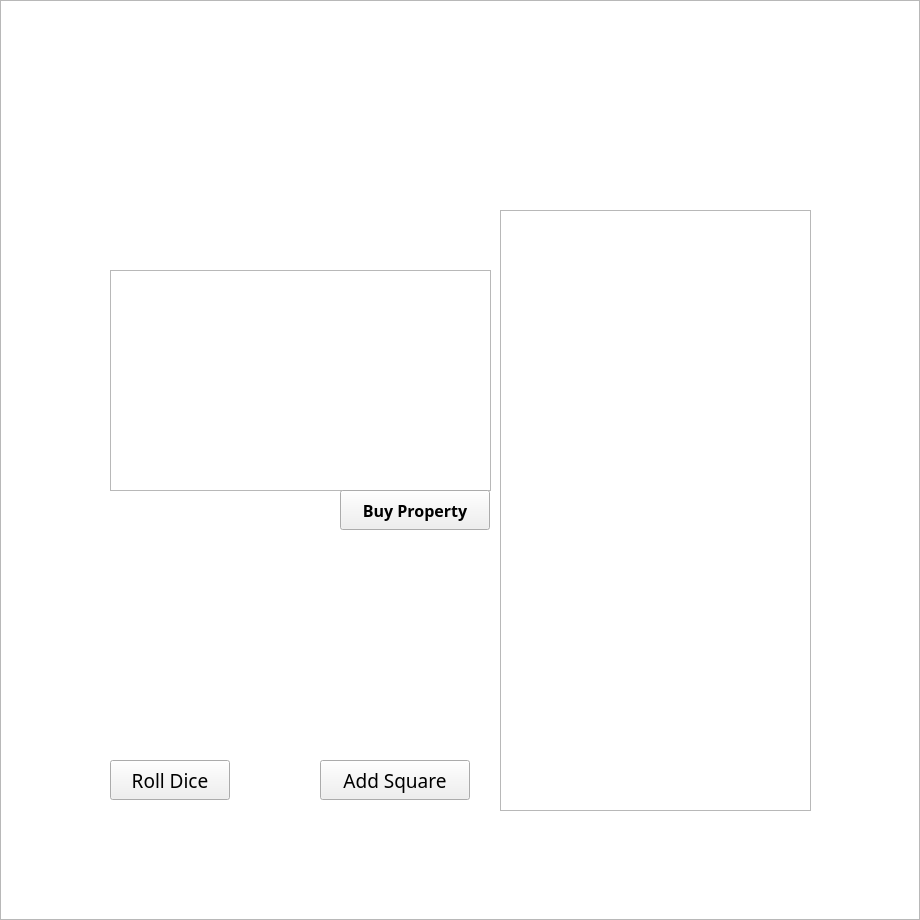
<?xml version="1.0" encoding="UTF-8"?>
<ui version="4.0">
 <class>MainWindow</class>
 <widget class="QMainWindow" name="MainWindow">
  <property name="enabled">
   <bool>true</bool>
  </property>
  <property name="geometry">
   <rect>
    <x>0</x>
    <y>0</y>
    <width>920</width>
    <height>920</height>
   </rect>
  </property>
  <property name="minimumSize">
   <size>
    <width>920</width>
    <height>920</height>
   </size>
  </property>
  <property name="maximumSize">
   <size>
    <width>920</width>
    <height>920</height>
   </size>
  </property>
  <property name="windowTitle">
   <string>MainWindow</string>
  </property>
  <property name="autoFillBackground">
   <bool>false</bool>
  </property>
  <widget class="QWidget" name="centralWidget">
   <widget class="QPushButton" name="AddSquareButton">
    <property name="geometry">
     <rect>
      <x>320</x>
      <y>760</y>
      <width>150</width>
      <height>40</height>
     </rect>
    </property>
    <property name="font">
     <font>
      <family>Rockwell Extra Bold</family>
      <pointsize>14</pointsize>
      <bold>false</bold>
     </font>
    </property>
    <property name="cursor">
     <cursorShape>OpenHandCursor</cursorShape>
    </property>
    <property name="text">
     <string>Add Square</string>
    </property>
   </widget>
   <widget class="QLabel" name="SquareLimitLabel">
    <property name="geometry">
     <rect>
      <x>370</x>
      <y>370</y>
      <width>171</width>
      <height>51</height>
     </rect>
    </property>
    <property name="font">
     <font>
      <family>Segoe UI Semilight</family>
      <pointsize>15</pointsize>
     </font>
    </property>
    <property name="text">
     <string/>
    </property>
   </widget>
   <widget class="QLabel" name="centerBackground">
    <property name="geometry">
     <rect>
      <x>100</x>
      <y>100</y>
      <width>720</width>
      <height>720</height>
     </rect>
    </property>
    <property name="text">
     <string/>
    </property>
    <property name="pixmap">
     <pixmap resource="resources.qrc">:/new/Images/resources/centerBackground.jpg</pixmap>
    </property>
    <property name="scaledContents">
     <bool>true</bool>
    </property>
   </widget>
   <widget class="QLabel" name="square_1">
    <property name="geometry">
     <rect>
      <x>820</x>
      <y>820</y>
      <width>100</width>
      <height>100</height>
     </rect>
    </property>
    <property name="text">
     <string/>
    </property>
    <property name="pixmap">
     <pixmap resource="resources.qrc">:/new/Images/resources/1.png</pixmap>
    </property>
    <property name="scaledContents">
     <bool>true</bool>
    </property>
   </widget>
   <widget class="QLabel" name="square_2">
    <property name="geometry">
     <rect>
      <x>740</x>
      <y>820</y>
      <width>80</width>
      <height>100</height>
     </rect>
    </property>
    <property name="text">
     <string/>
    </property>
    <property name="pixmap">
     <pixmap resource="resources.qrc">:/new/Images/resources/2.png</pixmap>
    </property>
    <property name="scaledContents">
     <bool>true</bool>
    </property>
   </widget>
   <widget class="QLabel" name="square_3">
    <property name="geometry">
     <rect>
      <x>660</x>
      <y>820</y>
      <width>80</width>
      <height>100</height>
     </rect>
    </property>
    <property name="text">
     <string/>
    </property>
    <property name="pixmap">
     <pixmap resource="resources.qrc">:/new/Images/resources/3.png</pixmap>
    </property>
    <property name="scaledContents">
     <bool>true</bool>
    </property>
   </widget>
   <widget class="QLabel" name="square_4">
    <property name="geometry">
     <rect>
      <x>580</x>
      <y>820</y>
      <width>80</width>
      <height>100</height>
     </rect>
    </property>
    <property name="text">
     <string/>
    </property>
    <property name="pixmap">
     <pixmap resource="resources.qrc">:/new/Images/resources/4.png</pixmap>
    </property>
    <property name="scaledContents">
     <bool>true</bool>
    </property>
   </widget>
   <widget class="QLabel" name="square_5">
    <property name="geometry">
     <rect>
      <x>500</x>
      <y>820</y>
      <width>80</width>
      <height>100</height>
     </rect>
    </property>
    <property name="text">
     <string/>
    </property>
    <property name="pixmap">
     <pixmap resource="resources.qrc">:/new/Images/resources/5.png</pixmap>
    </property>
    <property name="scaledContents">
     <bool>true</bool>
    </property>
   </widget>
   <widget class="QLabel" name="square_6">
    <property name="geometry">
     <rect>
      <x>420</x>
      <y>820</y>
      <width>80</width>
      <height>100</height>
     </rect>
    </property>
    <property name="text">
     <string/>
    </property>
    <property name="pixmap">
     <pixmap resource="resources.qrc">:/new/Images/resources/6.png</pixmap>
    </property>
    <property name="scaledContents">
     <bool>true</bool>
    </property>
   </widget>
   <widget class="QLabel" name="square_7">
    <property name="geometry">
     <rect>
      <x>340</x>
      <y>820</y>
      <width>80</width>
      <height>100</height>
     </rect>
    </property>
    <property name="text">
     <string/>
    </property>
    <property name="pixmap">
     <pixmap resource="resources.qrc">:/new/Images/resources/7.png</pixmap>
    </property>
    <property name="scaledContents">
     <bool>true</bool>
    </property>
   </widget>
   <widget class="QLabel" name="square_8">
    <property name="geometry">
     <rect>
      <x>260</x>
      <y>820</y>
      <width>80</width>
      <height>100</height>
     </rect>
    </property>
    <property name="text">
     <string/>
    </property>
    <property name="pixmap">
     <pixmap resource="resources.qrc">:/new/Images/resources/8.png</pixmap>
    </property>
    <property name="scaledContents">
     <bool>true</bool>
    </property>
   </widget>
   <widget class="QLabel" name="square_9">
    <property name="geometry">
     <rect>
      <x>180</x>
      <y>820</y>
      <width>80</width>
      <height>100</height>
     </rect>
    </property>
    <property name="text">
     <string/>
    </property>
    <property name="pixmap">
     <pixmap resource="resources.qrc">:/new/Images/resources/9.png</pixmap>
    </property>
    <property name="scaledContents">
     <bool>true</bool>
    </property>
   </widget>
   <widget class="QLabel" name="square_10">
    <property name="geometry">
     <rect>
      <x>100</x>
      <y>820</y>
      <width>80</width>
      <height>100</height>
     </rect>
    </property>
    <property name="text">
     <string/>
    </property>
    <property name="pixmap">
     <pixmap resource="resources.qrc">:/new/Images/resources/10.png</pixmap>
    </property>
    <property name="scaledContents">
     <bool>true</bool>
    </property>
   </widget>
   <widget class="QLabel" name="square_11">
    <property name="geometry">
     <rect>
      <x>0</x>
      <y>820</y>
      <width>100</width>
      <height>100</height>
     </rect>
    </property>
    <property name="text">
     <string/>
    </property>
    <property name="pixmap">
     <pixmap resource="resources.qrc">:/new/Images/resources/11.png</pixmap>
    </property>
    <property name="scaledContents">
     <bool>true</bool>
    </property>
   </widget>
   <widget class="QLabel" name="square_12">
    <property name="geometry">
     <rect>
      <x>0</x>
      <y>740</y>
      <width>100</width>
      <height>80</height>
     </rect>
    </property>
    <property name="text">
     <string/>
    </property>
    <property name="pixmap">
     <pixmap resource="resources.qrc">:/new/Images/resources/12.jpg</pixmap>
    </property>
    <property name="scaledContents">
     <bool>true</bool>
    </property>
   </widget>
   <widget class="QLabel" name="square_13">
    <property name="geometry">
     <rect>
      <x>0</x>
      <y>660</y>
      <width>100</width>
      <height>80</height>
     </rect>
    </property>
    <property name="text">
     <string/>
    </property>
    <property name="pixmap">
     <pixmap resource="resources.qrc">:/new/Images/resources/13.jpg</pixmap>
    </property>
    <property name="scaledContents">
     <bool>true</bool>
    </property>
   </widget>
   <widget class="QLabel" name="square_14">
    <property name="geometry">
     <rect>
      <x>0</x>
      <y>580</y>
      <width>100</width>
      <height>80</height>
     </rect>
    </property>
    <property name="text">
     <string/>
    </property>
    <property name="pixmap">
     <pixmap resource="resources.qrc">:/new/Images/resources/14.jpg</pixmap>
    </property>
    <property name="scaledContents">
     <bool>true</bool>
    </property>
   </widget>
   <widget class="QLabel" name="square_15">
    <property name="geometry">
     <rect>
      <x>0</x>
      <y>500</y>
      <width>100</width>
      <height>80</height>
     </rect>
    </property>
    <property name="text">
     <string/>
    </property>
    <property name="pixmap">
     <pixmap resource="resources.qrc">:/new/Images/resources/15.jpg</pixmap>
    </property>
    <property name="scaledContents">
     <bool>true</bool>
    </property>
   </widget>
   <widget class="QLabel" name="square_16">
    <property name="geometry">
     <rect>
      <x>0</x>
      <y>420</y>
      <width>100</width>
      <height>80</height>
     </rect>
    </property>
    <property name="text">
     <string/>
    </property>
    <property name="pixmap">
     <pixmap resource="resources.qrc">:/new/Images/resources/16.jpg</pixmap>
    </property>
    <property name="scaledContents">
     <bool>true</bool>
    </property>
   </widget>
   <widget class="QLabel" name="square_17">
    <property name="geometry">
     <rect>
      <x>0</x>
      <y>340</y>
      <width>100</width>
      <height>80</height>
     </rect>
    </property>
    <property name="text">
     <string/>
    </property>
    <property name="pixmap">
     <pixmap resource="resources.qrc">:/new/Images/resources/17.jpg</pixmap>
    </property>
    <property name="scaledContents">
     <bool>true</bool>
    </property>
   </widget>
   <widget class="QLabel" name="square_18">
    <property name="geometry">
     <rect>
      <x>0</x>
      <y>260</y>
      <width>100</width>
      <height>80</height>
     </rect>
    </property>
    <property name="text">
     <string/>
    </property>
    <property name="pixmap">
     <pixmap resource="resources.qrc">:/new/Images/resources/18.jpg</pixmap>
    </property>
    <property name="scaledContents">
     <bool>true</bool>
    </property>
   </widget>
   <widget class="QLabel" name="square_19">
    <property name="geometry">
     <rect>
      <x>0</x>
      <y>180</y>
      <width>100</width>
      <height>80</height>
     </rect>
    </property>
    <property name="text">
     <string/>
    </property>
    <property name="pixmap">
     <pixmap resource="resources.qrc">:/new/Images/resources/19.jpg</pixmap>
    </property>
    <property name="scaledContents">
     <bool>true</bool>
    </property>
   </widget>
   <widget class="QLabel" name="square_20">
    <property name="geometry">
     <rect>
      <x>0</x>
      <y>100</y>
      <width>100</width>
      <height>80</height>
     </rect>
    </property>
    <property name="text">
     <string/>
    </property>
    <property name="pixmap">
     <pixmap resource="resources.qrc">:/new/Images/resources/20.jpg</pixmap>
    </property>
    <property name="scaledContents">
     <bool>true</bool>
    </property>
   </widget>
   <widget class="QLabel" name="square_21">
    <property name="geometry">
     <rect>
      <x>0</x>
      <y>0</y>
      <width>100</width>
      <height>100</height>
     </rect>
    </property>
    <property name="text">
     <string/>
    </property>
    <property name="pixmap">
     <pixmap resource="resources.qrc">:/new/Images/resources/21.jpg</pixmap>
    </property>
    <property name="scaledContents">
     <bool>true</bool>
    </property>
   </widget>
   <widget class="QPushButton" name="diceButton">
    <property name="geometry">
     <rect>
      <x>110</x>
      <y>760</y>
      <width>120</width>
      <height>40</height>
     </rect>
    </property>
    <property name="font">
     <font>
      <family>Rockwell Extra Bold</family>
      <pointsize>14</pointsize>
      <bold>false</bold>
     </font>
    </property>
    <property name="cursor">
     <cursorShape>OpenHandCursor</cursorShape>
    </property>
    <property name="text">
     <string>Roll Dice</string>
    </property>
   </widget>
   <widget class="QLabel" name="diceLabel">
    <property name="geometry">
     <rect>
      <x>110</x>
      <y>640</y>
      <width>120</width>
      <height>120</height>
     </rect>
    </property>
    <property name="text">
     <string/>
    </property>
    <property name="pixmap">
     <pixmap resource="resources.qrc">:/new/Images/resources/dice6.png</pixmap>
    </property>
    <property name="scaledContents">
     <bool>true</bool>
    </property>
   </widget>
   <widget class="QLabel" name="player_1">
    <property name="geometry">
     <rect>
      <x>880</x>
      <y>830</y>
      <width>25</width>
      <height>25</height>
     </rect>
    </property>
    <property name="text">
     <string/>
    </property>
    <property name="pixmap">
     <pixmap resource="resources.qrc">:/new/Images/resources/blue_player.png</pixmap>
    </property>
    <property name="scaledContents">
     <bool>true</bool>
    </property>
   </widget>
   <widget class="QLabel" name="player_2">
    <property name="geometry">
     <rect>
      <x>880</x>
      <y>860</y>
      <width>25</width>
      <height>25</height>
     </rect>
    </property>
    <property name="text">
     <string/>
    </property>
    <property name="pixmap">
     <pixmap resource="resources.qrc">:/new/Images/resources/yellow_player.png</pixmap>
    </property>
    <property name="scaledContents">
     <bool>true</bool>
    </property>
   </widget>
   <widget class="QLabel" name="player_3">
    <property name="geometry">
     <rect>
      <x>850</x>
      <y>860</y>
      <width>25</width>
      <height>25</height>
     </rect>
    </property>
    <property name="text">
     <string/>
    </property>
    <property name="pixmap">
     <pixmap resource="resources.qrc">:/new/Images/resources/red_player.png</pixmap>
    </property>
    <property name="scaledContents">
     <bool>true</bool>
    </property>
   </widget>
   <widget class="QLabel" name="player_4">
    <property name="enabled">
     <bool>true</bool>
    </property>
    <property name="geometry">
     <rect>
      <x>850</x>
      <y>830</y>
      <width>25</width>
      <height>25</height>
     </rect>
    </property>
    <property name="text">
     <string/>
    </property>
    <property name="pixmap">
     <pixmap resource="resources.qrc">:/new/Images/resources/green_player.png</pixmap>
    </property>
    <property name="scaledContents">
     <bool>true</bool>
    </property>
   </widget>
   <widget class="QLabel" name="testLabel">
    <property name="geometry">
     <rect>
      <x>380</x>
      <y>410</y>
      <width>191</width>
      <height>31</height>
     </rect>
    </property>
    <property name="font">
     <font>
      <pointsize>12</pointsize>
     </font>
    </property>
    <property name="text">
     <string/>
    </property>
   </widget>
   <widget class="QLabel" name="square_22">
    <property name="geometry">
     <rect>
      <x>100</x>
      <y>0</y>
      <width>80</width>
      <height>100</height>
     </rect>
    </property>
    <property name="text">
     <string/>
    </property>
    <property name="pixmap">
     <pixmap resource="resources.qrc">:/new/Images/resources/22.jpg</pixmap>
    </property>
    <property name="scaledContents">
     <bool>true</bool>
    </property>
   </widget>
   <widget class="QLabel" name="square_23">
    <property name="geometry">
     <rect>
      <x>180</x>
      <y>0</y>
      <width>80</width>
      <height>100</height>
     </rect>
    </property>
    <property name="text">
     <string/>
    </property>
    <property name="pixmap">
     <pixmap resource="resources.qrc">:/new/Images/resources/23.jpg</pixmap>
    </property>
    <property name="scaledContents">
     <bool>true</bool>
    </property>
   </widget>
   <widget class="QLabel" name="square_24">
    <property name="geometry">
     <rect>
      <x>260</x>
      <y>0</y>
      <width>80</width>
      <height>100</height>
     </rect>
    </property>
    <property name="text">
     <string/>
    </property>
    <property name="pixmap">
     <pixmap resource="resources.qrc">:/new/Images/resources/24.jpg</pixmap>
    </property>
    <property name="scaledContents">
     <bool>true</bool>
    </property>
   </widget>
   <widget class="QLabel" name="square_25">
    <property name="geometry">
     <rect>
      <x>340</x>
      <y>0</y>
      <width>80</width>
      <height>100</height>
     </rect>
    </property>
    <property name="text">
     <string/>
    </property>
    <property name="pixmap">
     <pixmap resource="resources.qrc">:/new/Images/resources/25.jpg</pixmap>
    </property>
    <property name="scaledContents">
     <bool>true</bool>
    </property>
   </widget>
   <widget class="QLabel" name="square_26">
    <property name="geometry">
     <rect>
      <x>420</x>
      <y>0</y>
      <width>80</width>
      <height>100</height>
     </rect>
    </property>
    <property name="text">
     <string/>
    </property>
    <property name="pixmap">
     <pixmap resource="resources.qrc">:/new/Images/resources/26.jpg</pixmap>
    </property>
    <property name="scaledContents">
     <bool>true</bool>
    </property>
   </widget>
   <widget class="QLabel" name="square_27">
    <property name="geometry">
     <rect>
      <x>500</x>
      <y>0</y>
      <width>80</width>
      <height>100</height>
     </rect>
    </property>
    <property name="text">
     <string/>
    </property>
    <property name="pixmap">
     <pixmap resource="resources.qrc">:/new/Images/resources/27.jpg</pixmap>
    </property>
    <property name="scaledContents">
     <bool>true</bool>
    </property>
   </widget>
   <widget class="QLabel" name="square_28">
    <property name="geometry">
     <rect>
      <x>580</x>
      <y>0</y>
      <width>80</width>
      <height>100</height>
     </rect>
    </property>
    <property name="text">
     <string/>
    </property>
    <property name="pixmap">
     <pixmap resource="resources.qrc">:/new/Images/resources/28.jpg</pixmap>
    </property>
    <property name="scaledContents">
     <bool>true</bool>
    </property>
   </widget>
   <widget class="QGraphicsView" name="graphicsView">
    <property name="geometry">
     <rect>
      <x>0</x>
      <y>0</y>
      <width>920</width>
      <height>920</height>
     </rect>
    </property>
    <property name="verticalScrollBarPolicy">
     <enum>Qt::ScrollBarPolicy::ScrollBarAlwaysOff</enum>
    </property>
    <property name="horizontalScrollBarPolicy">
     <enum>Qt::ScrollBarPolicy::ScrollBarAlwaysOff</enum>
    </property>
   </widget>
   <widget class="QLabel" name="square_29">
    <property name="geometry">
     <rect>
      <x>660</x>
      <y>0</y>
      <width>80</width>
      <height>100</height>
     </rect>
    </property>
    <property name="text">
     <string/>
    </property>
    <property name="pixmap">
     <pixmap resource="resources.qrc">:/new/Images/resources/29.jpg</pixmap>
    </property>
    <property name="scaledContents">
     <bool>true</bool>
    </property>
   </widget>
   <widget class="QLabel" name="square_30">
    <property name="geometry">
     <rect>
      <x>740</x>
      <y>0</y>
      <width>80</width>
      <height>100</height>
     </rect>
    </property>
    <property name="text">
     <string/>
    </property>
    <property name="pixmap">
     <pixmap resource="resources.qrc">:/new/Images/resources/30.jpg</pixmap>
    </property>
    <property name="scaledContents">
     <bool>true</bool>
    </property>
   </widget>
   <widget class="QLabel" name="square_31">
    <property name="geometry">
     <rect>
      <x>820</x>
      <y>0</y>
      <width>100</width>
      <height>100</height>
     </rect>
    </property>
    <property name="text">
     <string/>
    </property>
    <property name="pixmap">
     <pixmap resource="resources.qrc">:/new/Images/resources/31.jpg</pixmap>
    </property>
    <property name="scaledContents">
     <bool>true</bool>
    </property>
   </widget>
   <widget class="QLabel" name="square_32">
    <property name="geometry">
     <rect>
      <x>820</x>
      <y>100</y>
      <width>100</width>
      <height>80</height>
     </rect>
    </property>
    <property name="text">
     <string/>
    </property>
    <property name="pixmap">
     <pixmap resource="resources.qrc">:/new/Images/resources/32.jpg</pixmap>
    </property>
    <property name="scaledContents">
     <bool>true</bool>
    </property>
   </widget>
   <widget class="QLabel" name="square_33">
    <property name="geometry">
     <rect>
      <x>820</x>
      <y>180</y>
      <width>100</width>
      <height>80</height>
     </rect>
    </property>
    <property name="text">
     <string/>
    </property>
    <property name="pixmap">
     <pixmap resource="resources.qrc">:/new/Images/resources/33.jpg</pixmap>
    </property>
    <property name="scaledContents">
     <bool>true</bool>
    </property>
   </widget>
   <widget class="QLabel" name="square_34">
    <property name="geometry">
     <rect>
      <x>820</x>
      <y>260</y>
      <width>100</width>
      <height>80</height>
     </rect>
    </property>
    <property name="text">
     <string/>
    </property>
    <property name="pixmap">
     <pixmap resource="resources.qrc">:/new/Images/resources/34.jpg</pixmap>
    </property>
    <property name="scaledContents">
     <bool>true</bool>
    </property>
   </widget>
   <widget class="QLabel" name="square_35">
    <property name="geometry">
     <rect>
      <x>820</x>
      <y>340</y>
      <width>100</width>
      <height>80</height>
     </rect>
    </property>
    <property name="text">
     <string/>
    </property>
    <property name="pixmap">
     <pixmap resource="resources.qrc">:/new/Images/resources/35.jpg</pixmap>
    </property>
    <property name="scaledContents">
     <bool>true</bool>
    </property>
   </widget>
   <widget class="QLabel" name="square_36">
    <property name="geometry">
     <rect>
      <x>820</x>
      <y>420</y>
      <width>100</width>
      <height>80</height>
     </rect>
    </property>
    <property name="text">
     <string/>
    </property>
    <property name="pixmap">
     <pixmap resource="resources.qrc">:/new/Images/resources/36.jpg</pixmap>
    </property>
    <property name="scaledContents">
     <bool>true</bool>
    </property>
   </widget>
   <widget class="QLabel" name="square_37">
    <property name="geometry">
     <rect>
      <x>820</x>
      <y>500</y>
      <width>100</width>
      <height>80</height>
     </rect>
    </property>
    <property name="text">
     <string/>
    </property>
    <property name="pixmap">
     <pixmap resource="resources.qrc">:/new/Images/resources/37.jpg</pixmap>
    </property>
    <property name="scaledContents">
     <bool>true</bool>
    </property>
   </widget>
   <widget class="QLabel" name="square_38">
    <property name="geometry">
     <rect>
      <x>820</x>
      <y>580</y>
      <width>100</width>
      <height>80</height>
     </rect>
    </property>
    <property name="text">
     <string/>
    </property>
    <property name="pixmap">
     <pixmap resource="resources.qrc">:/new/Images/resources/38.jpg</pixmap>
    </property>
    <property name="scaledContents">
     <bool>true</bool>
    </property>
   </widget>
   <widget class="QLabel" name="square_39">
    <property name="geometry">
     <rect>
      <x>820</x>
      <y>660</y>
      <width>100</width>
      <height>80</height>
     </rect>
    </property>
    <property name="text">
     <string/>
    </property>
    <property name="pixmap">
     <pixmap resource="resources.qrc">:/new/Images/resources/39.jpg</pixmap>
    </property>
    <property name="scaledContents">
     <bool>true</bool>
    </property>
   </widget>
   <widget class="QLabel" name="square_40">
    <property name="geometry">
     <rect>
      <x>820</x>
      <y>740</y>
      <width>100</width>
      <height>80</height>
     </rect>
    </property>
    <property name="text">
     <string/>
    </property>
    <property name="pixmap">
     <pixmap resource="resources.qrc">:/new/Images/resources/40.jpg</pixmap>
    </property>
    <property name="scaledContents">
     <bool>true</bool>
    </property>
   </widget>
   <widget class="QLabel" name="player_5">
    <property name="enabled">
     <bool>true</bool>
    </property>
    <property name="geometry">
     <rect>
      <x>870</x>
      <y>870</y>
      <width>25</width>
      <height>25</height>
     </rect>
    </property>
    <property name="text">
     <string/>
    </property>
    <property name="pixmap">
     <pixmap resource="resources.qrc">:/new/Images/resources/black_player.png</pixmap>
    </property>
    <property name="scaledContents">
     <bool>true</bool>
    </property>
   </widget>
   <widget class="QLabel" name="player_6">
    <property name="enabled">
     <bool>true</bool>
    </property>
    <property name="geometry">
     <rect>
      <x>870</x>
      <y>840</y>
      <width>25</width>
      <height>25</height>
     </rect>
    </property>
    <property name="text">
     <string/>
    </property>
    <property name="pixmap">
     <pixmap resource="resources.qrc">:/new/Images/resources/pink_player.png</pixmap>
    </property>
    <property name="scaledContents">
     <bool>true</bool>
    </property>
   </widget>
   <widget class="QLabel" name="player_7">
    <property name="enabled">
     <bool>true</bool>
    </property>
    <property name="geometry">
     <rect>
      <x>880</x>
      <y>890</y>
      <width>25</width>
      <height>25</height>
     </rect>
    </property>
    <property name="text">
     <string/>
    </property>
    <property name="pixmap">
     <pixmap resource="resources.qrc">:/new/Images/resources/orange_player.png</pixmap>
    </property>
    <property name="scaledContents">
     <bool>true</bool>
    </property>
   </widget>
   <widget class="QLabel" name="player_8">
    <property name="enabled">
     <bool>true</bool>
    </property>
    <property name="geometry">
     <rect>
      <x>850</x>
      <y>890</y>
      <width>25</width>
      <height>25</height>
     </rect>
    </property>
    <property name="text">
     <string/>
    </property>
    <property name="pixmap">
     <pixmap resource="resources.qrc">:/new/Images/resources/white_player.png</pixmap>
    </property>
    <property name="scaledContents">
     <bool>true</bool>
    </property>
   </widget>
   <widget class="QTextEdit" name="playerInfoTextEdit">
    <property name="geometry">
     <rect>
      <x>500</x>
      <y>210</y>
      <width>311</width>
      <height>601</height>
     </rect>
    </property>
    <property name="font">
     <font>
      <family>System</family>
      <pointsize>12</pointsize>
      <bold>true</bold>
     </font>
    </property>
   </widget>
   <widget class="QTextEdit" name="squareInfoTextEdit">
    <property name="geometry">
     <rect>
      <x>110</x>
      <y>270</y>
      <width>381</width>
      <height>221</height>
     </rect>
    </property>
    <property name="font">
     <font>
      <family>System</family>
      <pointsize>12</pointsize>
      <bold>true</bold>
     </font>
    </property>
   </widget>
   <widget class="QPushButton" name="buySquareButton">
    <property name="geometry">
     <rect>
      <x>340</x>
      <y>490</y>
      <width>150</width>
      <height>40</height>
     </rect>
    </property>
    <property name="font">
     <font>
      <family>Rockwell Extra Bold</family>
      <pointsize>12</pointsize>
      <bold>true</bold>
     </font>
    </property>
    <property name="cursor">
     <cursorShape>OpenHandCursor</cursorShape>
    </property>
    <property name="text">
     <string>Buy Property</string>
    </property>
   </widget>
   <zorder>graphicsView</zorder>
   <zorder>centerBackground</zorder>
   <zorder>AddSquareButton</zorder>
   <zorder>SquareLimitLabel</zorder>
   <zorder>square_1</zorder>
   <zorder>square_2</zorder>
   <zorder>square_3</zorder>
   <zorder>square_4</zorder>
   <zorder>square_5</zorder>
   <zorder>square_6</zorder>
   <zorder>square_7</zorder>
   <zorder>square_8</zorder>
   <zorder>square_9</zorder>
   <zorder>square_10</zorder>
   <zorder>square_11</zorder>
   <zorder>square_12</zorder>
   <zorder>square_13</zorder>
   <zorder>square_14</zorder>
   <zorder>square_15</zorder>
   <zorder>square_16</zorder>
   <zorder>square_17</zorder>
   <zorder>square_18</zorder>
   <zorder>square_19</zorder>
   <zorder>square_20</zorder>
   <zorder>square_21</zorder>
   <zorder>square_28</zorder>
   <zorder>square_27</zorder>
   <zorder>square_26</zorder>
   <zorder>square_25</zorder>
   <zorder>square_24</zorder>
   <zorder>square_23</zorder>
   <zorder>square_22</zorder>
   <zorder>square_29</zorder>
   <zorder>square_30</zorder>
   <zorder>square_31</zorder>
   <zorder>square_32</zorder>
   <zorder>square_33</zorder>
   <zorder>square_34</zorder>
   <zorder>square_35</zorder>
   <zorder>square_36</zorder>
   <zorder>square_37</zorder>
   <zorder>square_38</zorder>
   <zorder>square_39</zorder>
   <zorder>square_40</zorder>
   <zorder>diceButton</zorder>
   <zorder>diceLabel</zorder>
   <zorder>testLabel</zorder>
   <zorder>player_4</zorder>
   <zorder>player_1</zorder>
   <zorder>player_3</zorder>
   <zorder>player_2</zorder>
   <zorder>player_6</zorder>
   <zorder>player_7</zorder>
   <zorder>player_8</zorder>
   <zorder>player_5</zorder>
   <zorder>playerInfoTextEdit</zorder>
   <zorder>squareInfoTextEdit</zorder>
   <zorder>buySquareButton</zorder>
  </widget>
 </widget>
 <resources>
  <include location="resources.qrc"/>
 </resources>
 <connections/>
</ui>
